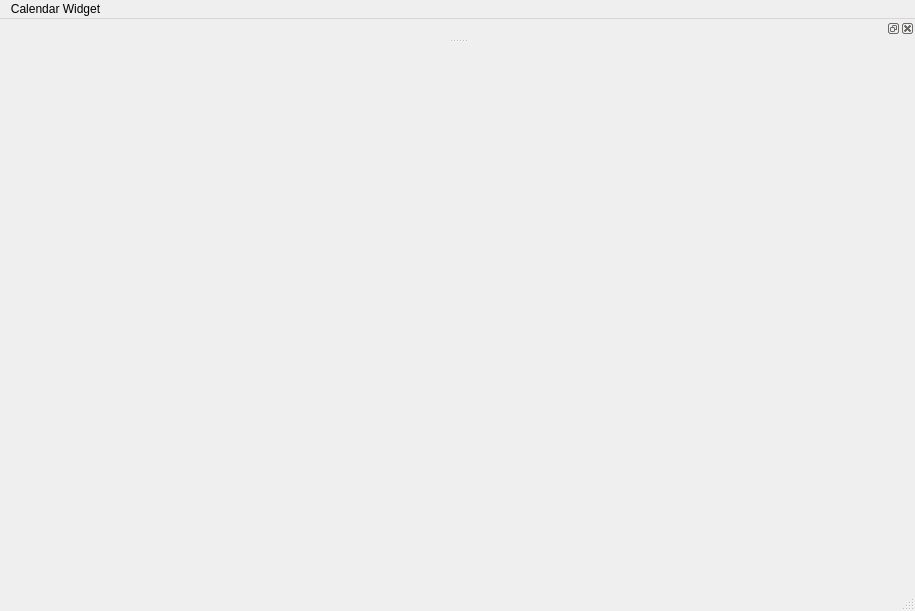
<?xml version="1.0" encoding="UTF-8"?>
<ui version="4.0">
 <class>MainWindow</class>
 <widget class="QMainWindow" name="MainWindow">
  <property name="geometry">
   <rect>
    <x>0</x>
    <y>0</y>
    <width>915</width>
    <height>611</height>
   </rect>
  </property>
  <property name="windowTitle">
   <string>MainWindow</string>
  </property>
  <widget class="QWidget" name="centralwidget"/>
  <widget class="QStatusBar" name="statusbar"/>
  <widget class="QDockWidget" name="dockWidget">
   <property name="styleSheet">
    <string notr="true"/>
   </property>
   <attribute name="dockWidgetArea">
    <number>4</number>
   </attribute>
   <widget class="QWidget" name="dockWidgetContents_2">
    <widget class="QWidget" name="gridLayoutWidget_2">
     <property name="geometry">
      <rect>
       <x>10</x>
       <y>250</y>
       <width>381</width>
       <height>151</height>
      </rect>
     </property>
     <layout class="QGridLayout" name="gridLayout_2">
      <item row="0" column="0">
       <widget class="QGroupBox" name="groupBox_2">
        <property name="styleSheet">
         <string notr="true">background-color: rgb(240, 240, 240);</string>
        </property>
        <property name="title">
         <string>Dates</string>
        </property>
        <widget class="QDateEdit" name="dateEdit">
         <property name="geometry">
          <rect>
           <x>170</x>
           <y>20</y>
           <width>194</width>
           <height>22</height>
          </rect>
         </property>
         <property name="minimumSize">
          <size>
           <width>194</width>
           <height>0</height>
          </size>
         </property>
         <property name="toolTip">
          <string>&lt;html&gt;&lt;head/&gt;&lt;body&gt;&lt;p&gt;April 12 2020&lt;/p&gt;&lt;/body&gt;&lt;/html&gt;</string>
         </property>
         <property name="styleSheet">
          <string notr="true">background-color: rgb(255, 255, 255);</string>
         </property>
         <property name="wrapping">
          <bool>false</bool>
         </property>
         <property name="frame">
          <bool>true</bool>
         </property>
         <property name="readOnly">
          <bool>false</bool>
         </property>
         <property name="specialValueText">
          <string/>
         </property>
         <property name="accelerated">
          <bool>false</bool>
         </property>
         <property name="keyboardTracking">
          <bool>true</bool>
         </property>
         <property name="showGroupSeparator" stdset="0">
          <bool>false</bool>
         </property>
         <property name="dateTime">
          <datetime>
           <hour>0</hour>
           <minute>0</minute>
           <second>0</second>
           <year>1900</year>
           <month>1</month>
           <day>1</day>
          </datetime>
         </property>
        </widget>
        <widget class="QDateEdit" name="dateEdit_2">
         <property name="geometry">
          <rect>
           <x>170</x>
           <y>80</y>
           <width>194</width>
           <height>22</height>
          </rect>
         </property>
         <property name="minimumSize">
          <size>
           <width>194</width>
           <height>0</height>
          </size>
         </property>
         <property name="toolTip">
          <string>&lt;html&gt;&lt;head/&gt;&lt;body&gt;&lt;p&gt;April 12 2020&lt;/p&gt;&lt;/body&gt;&lt;/html&gt;</string>
         </property>
         <property name="styleSheet">
          <string notr="true">background-color: rgb(255, 255, 255);</string>
         </property>
         <property name="dateTime">
          <datetime>
           <hour>0</hour>
           <minute>0</minute>
           <second>0</second>
           <year>3000</year>
           <month>1</month>
           <day>1</day>
          </datetime>
         </property>
        </widget>
        <widget class="QDateEdit" name="dateEdit_3">
         <property name="geometry">
          <rect>
           <x>170</x>
           <y>50</y>
           <width>194</width>
           <height>22</height>
          </rect>
         </property>
         <property name="minimumSize">
          <size>
           <width>194</width>
           <height>0</height>
          </size>
         </property>
         <property name="toolTip">
          <string>&lt;html&gt;&lt;head/&gt;&lt;body&gt;&lt;p&gt;April 12 2020&lt;/p&gt;&lt;/body&gt;&lt;/html&gt;</string>
         </property>
         <property name="styleSheet">
          <string notr="true">background-color: rgb(255, 255, 255);</string>
         </property>
         <property name="dateTime">
          <datetime>
           <hour>0</hour>
           <minute>0</minute>
           <second>0</second>
           <year>2017</year>
           <month>3</month>
           <day>5</day>
          </datetime>
         </property>
        </widget>
        <widget class="QLabel" name="label_4">
         <property name="geometry">
          <rect>
           <x>10</x>
           <y>20</y>
           <width>91</width>
           <height>21</height>
          </rect>
         </property>
         <property name="text">
          <string>Minimum Date:</string>
         </property>
        </widget>
        <widget class="QLabel" name="label_5">
         <property name="geometry">
          <rect>
           <x>10</x>
           <y>80</y>
           <width>91</width>
           <height>21</height>
          </rect>
         </property>
         <property name="text">
          <string>Maximum Date:</string>
         </property>
        </widget>
        <widget class="QLabel" name="label_6">
         <property name="geometry">
          <rect>
           <x>10</x>
           <y>50</y>
           <width>91</width>
           <height>21</height>
          </rect>
         </property>
         <property name="text">
          <string>Current Date:</string>
         </property>
        </widget>
       </widget>
      </item>
     </layout>
    </widget>
    <widget class="QWidget" name="gridLayoutWidget_3">
     <property name="geometry">
      <rect>
       <x>400</x>
       <y>9</y>
       <width>491</width>
       <height>231</height>
      </rect>
     </property>
     <layout class="QGridLayout" name="gridLayout_3">
      <item row="0" column="0">
       <widget class="QGroupBox" name="groupBox">
        <property name="styleSheet">
         <string notr="true">background-color: rgb(240, 240, 240);</string>
        </property>
        <property name="title">
         <string>General Options</string>
        </property>
        <widget class="QLabel" name="label">
         <property name="geometry">
          <rect>
           <x>10</x>
           <y>30</y>
           <width>51</width>
           <height>16</height>
          </rect>
         </property>
         <property name="text">
          <string>Locale</string>
         </property>
        </widget>
        <widget class="QLabel" name="label_2">
         <property name="geometry">
          <rect>
           <x>10</x>
           <y>50</y>
           <width>91</width>
           <height>41</height>
          </rect>
         </property>
         <property name="text">
          <string>Week starts on:</string>
         </property>
        </widget>
        <widget class="QLabel" name="label_3">
         <property name="geometry">
          <rect>
           <x>10</x>
           <y>80</y>
           <width>91</width>
           <height>41</height>
          </rect>
         </property>
         <property name="text">
          <string>Selection mode:</string>
         </property>
        </widget>
        <widget class="QCheckBox" name="checkBox">
         <property name="geometry">
          <rect>
           <x>10</x>
           <y>130</y>
           <width>61</width>
           <height>16</height>
          </rect>
         </property>
         <property name="text">
          <string>Grid</string>
         </property>
         <property name="checkable">
          <bool>true</bool>
         </property>
         <property name="checked">
          <bool>true</bool>
         </property>
         <property name="autoRepeat">
          <bool>false</bool>
         </property>
        </widget>
        <widget class="QCheckBox" name="checkBox_2">
         <property name="geometry">
          <rect>
           <x>390</x>
           <y>130</y>
           <width>101</width>
           <height>16</height>
          </rect>
         </property>
         <property name="text">
          <string>Navigation bar</string>
         </property>
         <property name="checked">
          <bool>true</bool>
         </property>
        </widget>
        <widget class="QFontComboBox" name="fontComboBox_8">
         <property name="geometry">
          <rect>
           <x>127</x>
           <y>30</y>
           <width>351</width>
           <height>21</height>
          </rect>
         </property>
         <property name="currentText">
          <string>German/Germany</string>
         </property>
        </widget>
        <widget class="QFontComboBox" name="fontComboBox">
         <property name="geometry">
          <rect>
           <x>127</x>
           <y>60</y>
           <width>351</width>
           <height>22</height>
          </rect>
         </property>
         <property name="currentText">
          <string>Sunday</string>
         </property>
        </widget>
        <widget class="QFontComboBox" name="fontComboBox_2">
         <property name="geometry">
          <rect>
           <x>127</x>
           <y>90</y>
           <width>351</width>
           <height>22</height>
          </rect>
         </property>
         <property name="currentText">
          <string>Single selection</string>
         </property>
        </widget>
        <widget class="QLabel" name="label_7">
         <property name="geometry">
          <rect>
           <x>10</x>
           <y>150</y>
           <width>91</width>
           <height>41</height>
          </rect>
         </property>
         <property name="text">
          <string>Horizontal header:</string>
         </property>
        </widget>
        <widget class="QLabel" name="label_8">
         <property name="geometry">
          <rect>
           <x>10</x>
           <y>180</y>
           <width>91</width>
           <height>41</height>
          </rect>
         </property>
         <property name="text">
          <string>Vertical header:</string>
         </property>
        </widget>
        <widget class="QFontComboBox" name="fontComboBox_3">
         <property name="geometry">
          <rect>
           <x>130</x>
           <y>160</y>
           <width>351</width>
           <height>22</height>
          </rect>
         </property>
         <property name="currentText">
          <string>Short day names</string>
         </property>
        </widget>
        <widget class="QFontComboBox" name="fontComboBox_4">
         <property name="geometry">
          <rect>
           <x>130</x>
           <y>190</y>
           <width>351</width>
           <height>22</height>
          </rect>
         </property>
         <property name="currentText">
          <string>ISO week numbers</string>
         </property>
        </widget>
        <widget class="QCheckBox" name="checkBox_3">
         <property name="geometry">
          <rect>
           <x>10</x>
           <y>350</y>
           <width>61</width>
           <height>16</height>
          </rect>
         </property>
         <property name="text">
          <string>Grid</string>
         </property>
        </widget>
       </widget>
      </item>
     </layout>
    </widget>
    <widget class="QWidget" name="gridLayoutWidget_4">
     <property name="geometry">
      <rect>
       <x>10</x>
       <y>10</y>
       <width>381</width>
       <height>231</height>
      </rect>
     </property>
     <layout class="QGridLayout" name="gridLayout_4">
      <item row="0" column="1">
       <widget class="QGroupBox" name="groupBox_3">
        <property name="styleSheet">
         <string notr="true"/>
        </property>
        <property name="title">
         <string>Preview</string>
        </property>
        <widget class="QCalendarWidget" name="calendarWidget">
         <property name="geometry">
          <rect>
           <x>10</x>
           <y>20</y>
           <width>361</width>
           <height>201</height>
          </rect>
         </property>
        </widget>
       </widget>
      </item>
     </layout>
    </widget>
    <widget class="QWidget" name="gridLayoutWidget_5">
     <property name="geometry">
      <rect>
       <x>400</x>
       <y>250</y>
       <width>491</width>
       <height>151</height>
      </rect>
     </property>
     <layout class="QGridLayout" name="gridLayout_5">
      <item row="0" column="0">
       <widget class="QGroupBox" name="groupBox_4">
        <property name="styleSheet">
         <string notr="true">background-color: rgb(240, 240, 240);</string>
        </property>
        <property name="title">
         <string>Text Formats</string>
        </property>
        <widget class="QLabel" name="label_9">
         <property name="geometry">
          <rect>
           <x>10</x>
           <y>20</y>
           <width>91</width>
           <height>41</height>
          </rect>
         </property>
         <property name="text">
          <string>Weekday color:</string>
         </property>
        </widget>
        <widget class="QLabel" name="label_10">
         <property name="geometry">
          <rect>
           <x>10</x>
           <y>50</y>
           <width>91</width>
           <height>41</height>
          </rect>
         </property>
         <property name="text">
          <string>Weekend color:</string>
         </property>
        </widget>
        <widget class="QLabel" name="label_11">
         <property name="geometry">
          <rect>
           <x>10</x>
           <y>80</y>
           <width>91</width>
           <height>41</height>
          </rect>
         </property>
         <property name="text">
          <string>Header text:</string>
         </property>
        </widget>
        <widget class="QCheckBox" name="checkBox_4">
         <property name="geometry">
          <rect>
           <x>10</x>
           <y>120</y>
           <width>111</width>
           <height>17</height>
          </rect>
         </property>
         <property name="text">
          <string>First Friday in Blue</string>
         </property>
        </widget>
        <widget class="QCheckBox" name="checkBox_5">
         <property name="geometry">
          <rect>
           <x>400</x>
           <y>120</y>
           <width>111</width>
           <height>17</height>
          </rect>
         </property>
         <property name="text">
          <string>May 1 in red</string>
         </property>
        </widget>
        <widget class="QFontComboBox" name="fontComboBox_6">
         <property name="geometry">
          <rect>
           <x>130</x>
           <y>30</y>
           <width>351</width>
           <height>22</height>
          </rect>
         </property>
         <property name="currentText">
          <string>Black</string>
         </property>
        </widget>
        <widget class="QFontComboBox" name="fontComboBox_5">
         <property name="geometry">
          <rect>
           <x>130</x>
           <y>60</y>
           <width>351</width>
           <height>22</height>
          </rect>
         </property>
         <property name="currentText">
          <string>Red</string>
         </property>
        </widget>
        <widget class="QFontComboBox" name="fontComboBox_7">
         <property name="geometry">
          <rect>
           <x>130</x>
           <y>90</y>
           <width>351</width>
           <height>22</height>
          </rect>
         </property>
         <property name="currentText">
          <string>Bold</string>
         </property>
        </widget>
       </widget>
      </item>
     </layout>
    </widget>
   </widget>
  </widget>
  <widget class="QMenuBar" name="menubar">
   <property name="geometry">
    <rect>
     <x>0</x>
     <y>0</y>
     <width>915</width>
     <height>21</height>
    </rect>
   </property>
   <widget class="QMenu" name="menuCalendar_Widget">
    <property name="title">
     <string>Calendar Widget</string>
    </property>
   </widget>
   <addaction name="menuCalendar_Widget"/>
  </widget>
 </widget>
 <resources/>
 <connections/>
</ui>
